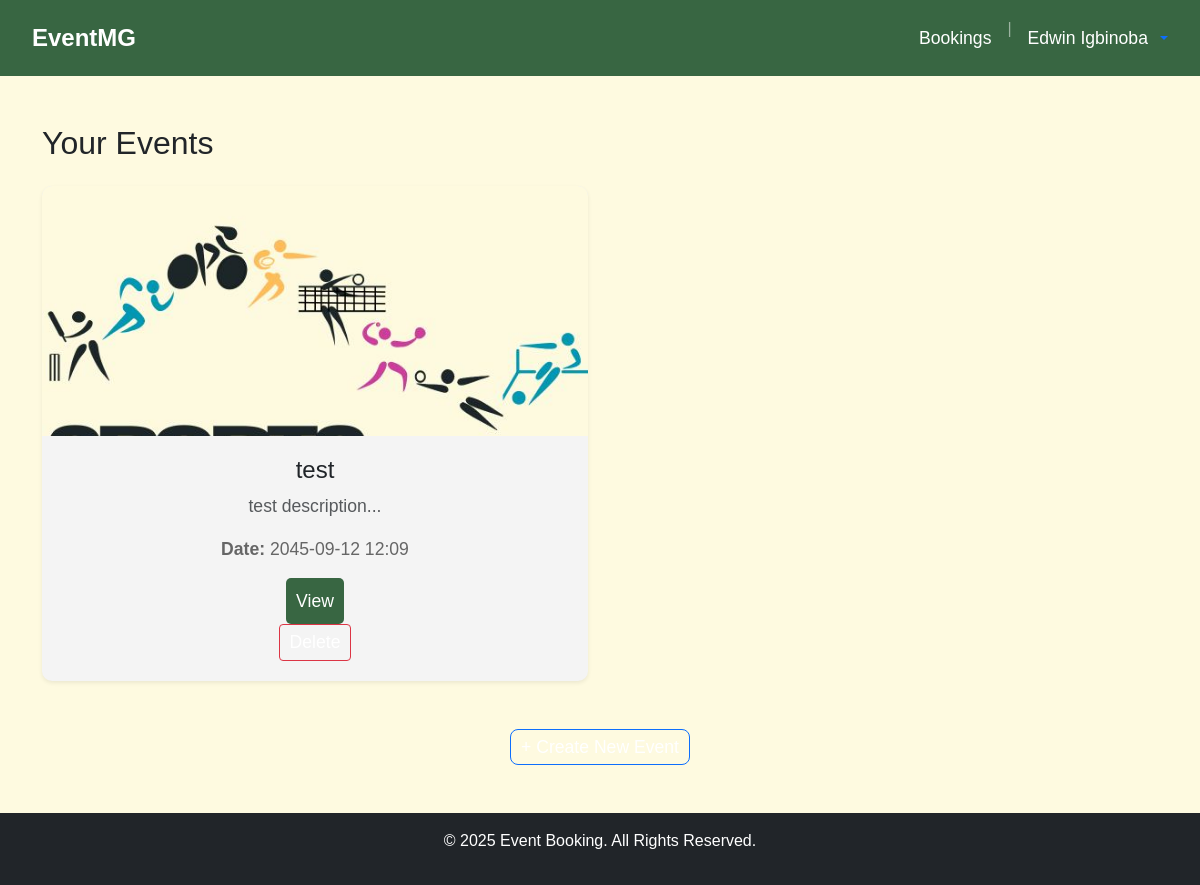
Page /admin-home (signed in) on the earlier database version.
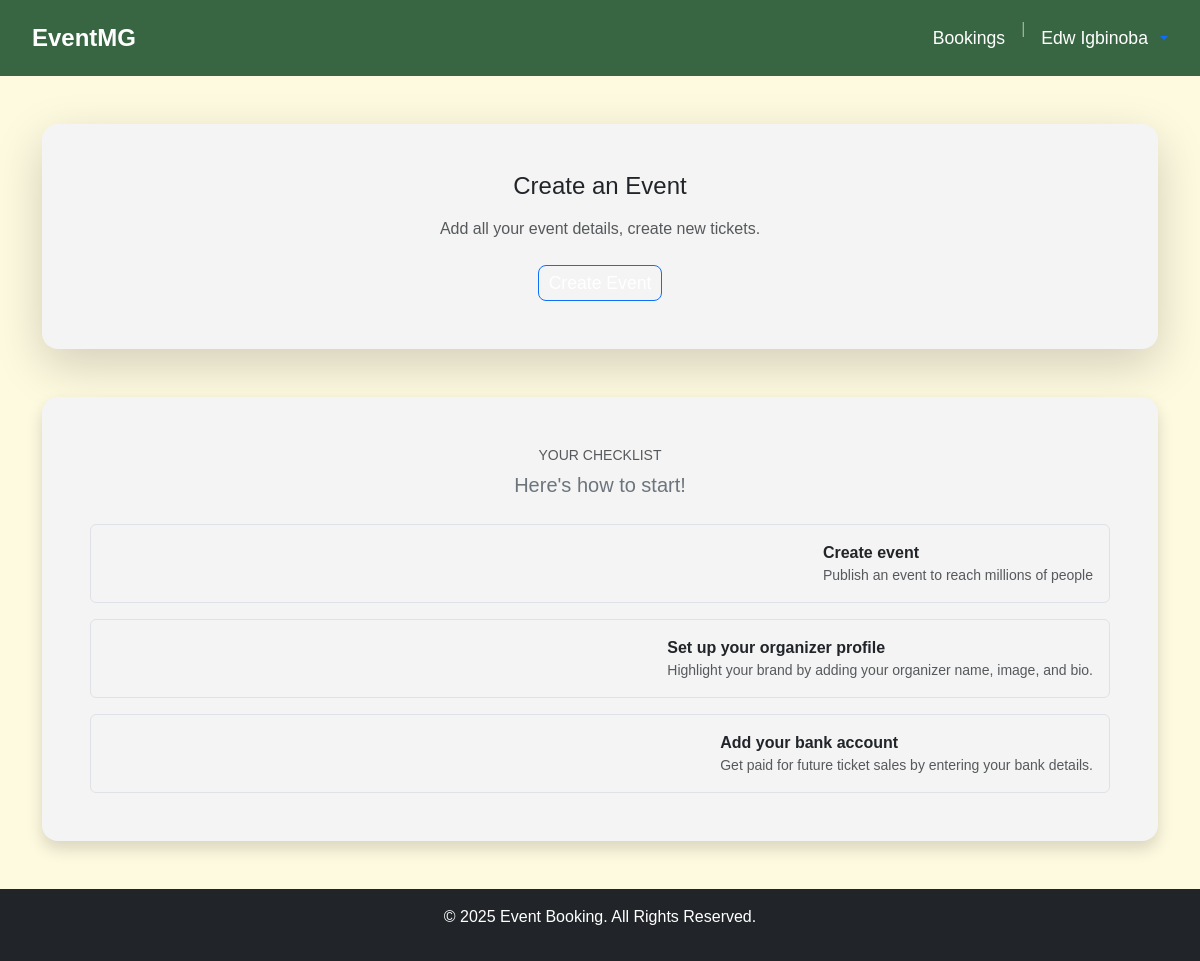
Same page on the later database version.
### website/models.py (models this page shows, shortened)
class Customer(db.Model, UserMixin):
    id = db.Column(db.Integer,primary_key=True)
    first_name = db.Column(db.String(50))
    last_name = db.Column(db.String(50))
    email = db.Column(db.String(120),unique=True)
    phone = db.Column(db.String(20),unique = True)
    location = db.Column(db.String(255))
    password = db.Column(db.String(255))
    stripe_customer_id = db.Column(db.String(100))

class Event(db.Model):
    __tablename__ = 'event'
    event_id = db.Column(db.Integer, primary_key=True, autoincrement=True)
    admin_id = db.Column(db.Integer, nullable=False)
    venue_id = db.Column(db.Integer, db.ForeignKey('venue.venue_id'), nullable=False)
    name = db.Column(db.String(255), nullable=False)
    date = db.Column(db.DateTime, nullable=False)
    description = db.Column(db.Text)
    ticket_price = db.Column(db.Numeric(10, 2), nullable=False)
    available_seats = db.Column(db.Integer, nullable=False)
    category_id = db.Column(db.Integer, db.ForeignKey('category.category_id'), nullable=True)
    category = db.relationship('Category', backref='events')
    bookings = db.relationship('Booking', back_populates='event', cascade="all, delete-orphan")

### website/routes/admin.py (the view)
@admin.route('/admin-home', methods=['GET', 'POST'])
def admin_home():
    events = Event.query.filter_by(admin_id=current_user.id).all()
    return render_template('organizer/organizer.html',events=events)

### website/templates/organizer/organizer.html (shortened to what the changed rows need)
{% extends "eventshome.html" %}
{% block content %}
<div class="container my-5">
  {% if events|length == 0 %}
  <div class="card shadow-lg border-0 rounded-4 mb-5">
    <div class="card-body p-5">
      <h2 class="card-title mb-3">Create an Event</h2>
      <p class="text-muted mb-4">Add all your event details, create new tickets.</p>
      <a href="{{ url_for('events.create_event') }}" class="btn btn-primary btn-lg">Create Event</a>
    </div>
  </div>
  <div class="card shadow border-0 rounded-4">
    <div class="card-body p-5">
      <p class="text-uppercase text-muted small mb-1">Your checklist</p>
      <p class="fs-5 text-secondary mb-4">Here's how to start!</p>
      <a href="/manage/events/new/details" class="text-decoration-none text-dark">
        <div class="d-flex justify-content-between align-items-start border rounded p-3 mb-3 hover-shadow">
          <div class="ms-auto text-start">
            <div class="fw-bold">Create event</div>
            <div class="text-muted small">Publish an event to reach millions of people</div>
          </div>
        </div>
      </a>
      <a href="/organizations/info/profile" class="text-decoration-none text-dark">
        <div class="d-flex justify-content-between align-items-start border rounded p-3 mb-3 hover-shadow">
          <div class="ms-auto text-start">
            <div class="fw-bold">Set up your organizer profile</div>
            <div class="text-muted small">Highlight your brand by adding your organizer name, image, and bio.</div>
          </div>
        </div>
      </a>
      <a href="/organizations/finance-settings/bank-accounts" class="text-decoration-none text-dark">
        <div class="d-flex justify-content-between align-items-start border rounded p-3 hover-shadow">
          <div class="ms-auto text-start">
            <div class="fw-bold">Add your bank account</div>
            <div class="text-muted small">Get paid for future ticket sales by entering your bank details.</div>
          </div>
        </div>
      </a>
    </div>
  </div>
  {% else %}
  <h2 class="mb-4">Your Events</h2>
  <div class="row row-cols-1 row-cols-md-2 g-4">
    {% for event in events %}
    <div class="col">
      <div class="card h-100 shadow-sm border-0">
        {% if event.category.name == 'Concerts' %}
          <img src="{{ url_for('static', filename='images/concert-category.jpg') }}" class="card-img-top" alt="Concerts">
        {% elif event.category.name == 'Sports' %}
          <img src="{{ url_for('static', filename='images/sport-category.jpg') }}" class="card-img-top" alt="Sports">
        {% elif event.category.name == 'Festivals' %}
          <img src="{{ url_for('static', filename='images/festival-category.jpg') }}" class="card-img-top" alt="Festivals">
        {% elif event.category.name == 'Theatre' %}
          <img src="{{ url_for('static', filename='images/theatre-category.jpg') }}" class="card-img-top" alt="Theatre">
        {% else %}
          <img src="{{ url_for('static', filename='images/default.webp') }}" class="card-img-top" alt="Event">
        {% endif %}
        <div class="card-body">
          <h5 class="card-title">{{ event.name }}</h5>
          <p class="card-text text-muted">{{ event.description[:100] }}...</p>
          <p class="card-text"><strong>Date:</strong> {{ event.date.strftime('%Y-%m-%d %H:%M') }}</p>
          <a href="{{ url_for('events.event_details', event_id=event.event_id) }}" class="btn btn-outline-primary btn-sm">View</a>
          <form action="{{ url_for('events.delete_event', event_id=event.event_id) }}" method="POST" onsubmit="return confirm('Are you sure you want to delete this event?');">
              <button type="submit" class="btn btn-danger btn-sm">Delete</button>
          </form>
        </div>
      </div>
    </div>
    {% endfor %}
  </div>
  <div class="text-center mt-5">
    <a href="{{ url_for('events.create_event') }}" class="btn btn-primary btn-lg">+ Create New Event</a>
  </div>
  {% endif %}
</div>
{% endblock %}

### website/templates/eventshome.html (shortened to what this page needs)
<!DOCTYPE html>
<html lang="en">
<head>
    <link href="https://cdn.jsdelivr.net/npm/bootstrap@5.3.0/dist/css/bootstrap.min.css" rel="stylesheet">
    <link rel="stylesheet" href="{{ url_for('static', filename='stylesheet.css')}}" type="text/css" >
</head>
<body>
    <nav class="navbar navbar-expand-lg custom-navbar">
        <div class="container-fluid">
            <a class="navbar-brand" href="{{ url_for('views.home') }}">EventMG</a>
            <div class="collapse navbar-collapse" id="navbarNav">
                <ul class="navbar-nav ms-auto">
                {% block navbar %}{% endblock %}
                    {% if current_user.is_authenticated %}
                    <li class="nav-item">
                        <a class="nav-link text-white"  href="{{ url_for('views.bookings') }}" >Bookings</a>
                    </li>
                    <li class="nav-item">
                      <span class="nav-separator mx-2">|</span>
                    </li>
                        <div class="ms-auto d-flex align-items-center">
                        <div class="dropdown">
                            <a class="d-flex align-items-center text-decoration-none dropdown-toggle" href="#" id="userDropdown" data-bs-toggle="dropdown" aria-expanded="false">
                                <span class="d-none d-sm-inline nav-link text-white">{{ current_user.first_name }} {{ current_user.last_name }} </span>
                            </a>
                        </div>
                        </div>
                    {% else %}
                        <li class="nav-item">
                            <a href="{{ url_for('auth.login') }}">Sign In / Up</a>
                        </li>
                    {% endif %}
                </ul>
            </div>
        </div>
    </nav>
{% block content %}{% endblock %}
    {% block footer %}
    <footer class="bg-dark text-white text-center py-3">
        <p>&copy; 2025 Event Booking. All Rights Reserved.</p>
    </footer>
    {% endblock %}
</body>
</html>

Differences in the rows shown:
removed Event: name "test", description "test description", date "2045-09-12 12:09"
changed Customer "Igbinoba": first_name "Edwin" → "Edw"
Other differences:
text no longer shown: "Your Events"
text now shown: "Create an Event Add all your event details, create new tickets. YOUR CHECKLIST Here's how to start! Create event Publish an event to reach millions of people Set up your organizer profile Highlight your brand by adding your organizer name, image, and bio. Add your bank account Get paid for future ticket sales by entering your bank details."
